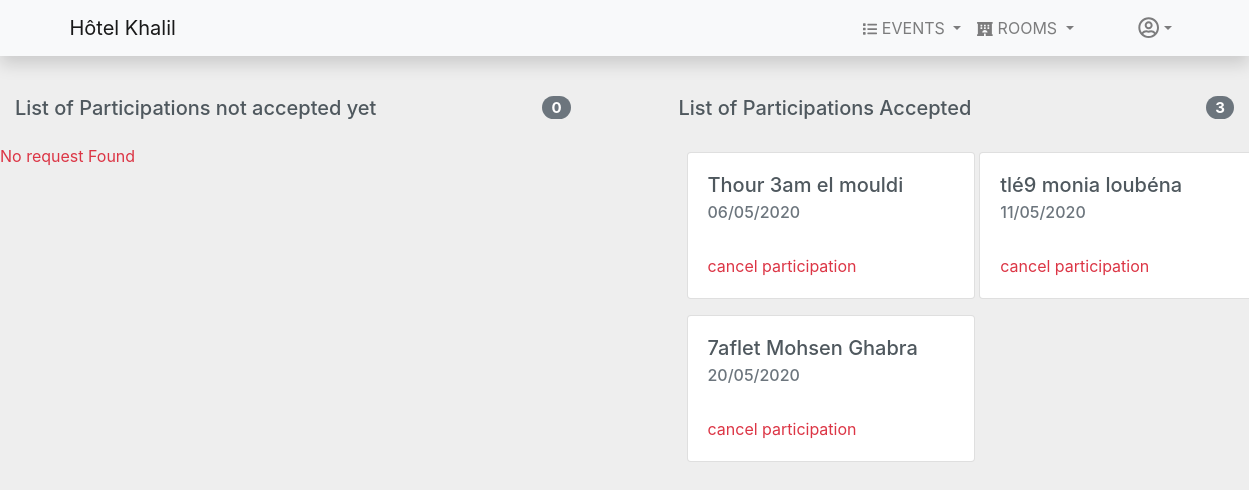
The page /view_participation.php (signed in) on the database its author committed.
### tables this page shows
CREATE TABLE `participations` (
  `id_participation` int(10) UNSIGNED NOT NULL,
  `id_user` int(10) UNSIGNED NOT NULL,
  `id_event` int(10) UNSIGNED NOT NULL,
  `etat` int(11) NOT NULL
);

CREATE TABLE `events` (
  `id_event` int(10) UNSIGNED NOT NULL,
  `Title` varchar(120) NOT NULL,
  `description` varchar(600) NOT NULL,
  `img` varchar(300) NOT NULL,
  `date_eve` date NOT NULL
);

### view_participation.php (the view, shortened to what this page needs)
<?php
if (isset($_SESSION['id']))
{
    $db_username = 'root';
    $db_password = '';
    $db_name = 'khalil';
    $db_host = 'localhost';
    $db = mysqli_connect($db_host,$db_username,$db_password,$db_name) or die('Could not connect To database');
    $req1 ="SELECT p.id_participation, e.title,e.id_event,e.description,e.date_eve
     from events e join participations p
     on p.id_event = e.id_event
    join users u on u.id = p.id_user
    where p.etat = 0 AND p.id_user = ".$_SESSION['id']."";
    $res1 = mysqli_query($db,$req1);
    $req2 = "SELECT p.id_participation, e.title,e.id_event,e.description,e.date_eve
    from events e join participations p
    on p.id_event = e.id_event
   join users u on u.id = p.id_user
   where p.etat = 1 AND p.id_user = ".$_SESSION['id']."";
    $res2 = mysqli_query($db,$req2);
    ?>
<!DOCTYPE html>
<html lang="en">
<head>
    <link rel="stylesheet" href="css/bootstrap.min.css">
    <link rel="stylesheet" href="css/main.css">
</head>
<body>
     <nav class="navbar navbar-expand-lg navbar-light bg-light shadow fixed-top">
        <div class="container">
          <a class="navbar-brand" href="index.php">Hôtel Khalil</a>
          <div class="collapse navbar-collapse" id="navbarResponsive">
            <ul class="navbar-nav ml-auto">
                      <li class="nav-item dropdown">
                        <a class="nav-link dropdown-toggle" href="#" id="navbarDropdown" role="button" data-toggle="dropdown" aria-haspopup="true" aria-expanded="false">
                        <i class="fas fa-list fa-sm"></i>&nbsp;Events
                        </a>
                     </li>
                     <li class="nav-item dropdown">
                        <a class="nav-link dropdown-toggle" href="#" id="navbarDropdown" role="button" data-toggle="dropdown" aria-haspopup="true" aria-expanded="false">
                        <i class="fas fa-hotel fa-sm"></i>&nbsp;Rooms
                        </a>
                     </li>
        <?php if(!isset($_SESSION['username'])) { ?>
            <li class="nav-item">
                <a class="nav-link rounded js-scroll-trigger ml-5" title="LOGIN" href="login.php"><i class="fas fa-sign-in-alt fa-lg"></i></a>
              </li>
        <?php } else{ ?>
            <li class="nav-item dropdown dropdown">
        <a class="nav-link dropdown-toggle ml-5 dropdown-toggle dropdown-toggle-split" href="#" id="navbarDropdown" role="button" data-toggle="dropdown" aria-haspopup="true" aria-expanded="false">
        <i class="far fa-user-circle fa-lg"></i>
        </a>
      </li>
        <?php } ?>
            </ul>
          </div>
        </div>
      </nav>
<section class="viewpart">
    <div class="row">
        <div class="col">
            <div class="container">
            <h5 class="mb-4">List of Participations not accepted yet  <span class="badge badge-pill badge-secondary float-right"> <?= mysqli_num_rows($res1); ?> </span> </h5>
                <div class="row">
                    <?php
                    if(mysqli_num_rows($res1) >0)
                    {
                        while($listNA = mysqli_fetch_array($res1))
                        {
                    ?>
                    <div class="col-6 mb-3">
                            <div class="card" style="width: 18rem;">
                                <div class="card-body">
                                    <h5 class="card-title"><?= $listNA['title']; ?></h5>
                                    <h6 class="card-subtitle mb-2 text-muted"> <?= date("d/m/Y",strtotime($listNA['date_eve'])); ?> </h6>
                                   <br>
                                    <a href="delete_participation.php?id=<?= $listNA['id_participation']; ?>" class="card-link text-danger">delete Request</a>
                                </div>
                             </div>
                    </div>
                        <?php }
                        }else
                        {
                        ?>
                        <p class="text-danger text-center">No request Found</p>
                        <?php } ?>
                </div>
            </div>
        </div>
        <div class="col ml-5">
            <div class="container">
                <h5 class="mb-4">List of Participations Accepted <span class="badge badge-pill badge-secondary float-right"> <?= mysqli_num_rows($res2); ?> </span> </h5>
            <div class="row">
                <?php
                    if(mysqli_num_rows($res2) > 0)
                    {
                    while($listA = mysqli_fetch_array($res2))
                    {
                ?>
                    <div class="col-6">
                            <div class="card" style="width: 18rem;">
                                <div class="card-body">
                                    <h5 class="card-title"> <?= $listA['title']; ?> </h5>
                                    <h6 class="card-subtitle mb-2 text-muted"><?= date('d/m/Y',strtotime($listA['date_eve'])); ?></h6>
                                    <br>
                                    <a href="delete_participation.php?id=<?= $listA['id_participation']; ?>" class="card-link text-danger">cancel participation</a>
                                </div>
                             </div>
                    </div>
                    <?php }
                    }
                    else { ?>
                    <p class="text-center text-danger">No participation found!</p>
                    <?php } ?>
                </div>
                </div>
        </div>
    </div>
</section>
</body>
</html>
        <?php }
            else
            {
                header('Location:login.php');
            }
        ?>

### css/main.css (style rules this page uses)
html { scroll-behavior: smooth; font-family: 'Times New Roman', Times, serif; }
body { background-color:#eee; color: #4f585e; text-rendering: optimizeLegibility; }
.navbar .navbar-nav { text-transform: uppercase; }
.viewpart { margin-top: 6em !important; }
div.card { background: #ffffff; display: inline-block; margin: 8px; max-width: 300px; -webkit-perspective: 1000; perspective: 1000; position: relative; text-align: left; -webkit-transition: all 0.3s 0s ease-in; transition: all 0.3s 0s ease-in; width: 300px; z-index: 1; }

### rows shown on the page
participations: id_event.Title "Thour 3am el mouldi", id_event.date_eve "06/05/2020"
participations: id_event.Title "tlé9 monia loubéna", id_event.date_eve "11/05/2020"
participations: id_event.Title "7aflet Mohsen Ghabra", id_event.date_eve "20/05/2020"

### other values the page prints
mysqli_num_rows($res1) "0"
mysqli_num_rows($res2) "3"
